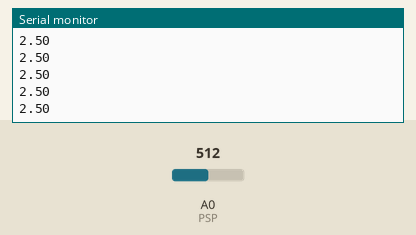
The sketch below on a simulated Arduino Uno, built with avr-gcc and run on an emulated ATmega328P. Shown: the last lines printed to the serial monitor. The inputs (shaded band) are chosen by the test bench; at power-on: A0 (PSP) = 512.

Above: at 1.2 s.
1.3 s: A0 (PSP) set to 716
At 2.2 s:
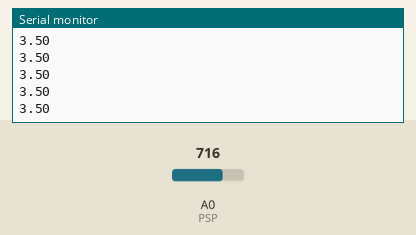
2.8 s: A0 (PSP) set to 900
At 3.4 s:
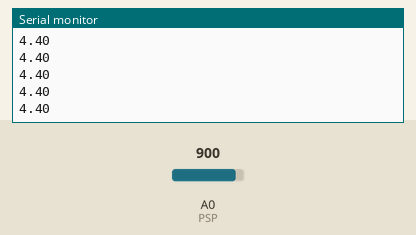
Timing chart, 0 to 5.8 s (numbered marks = the images above; inputs shaded):
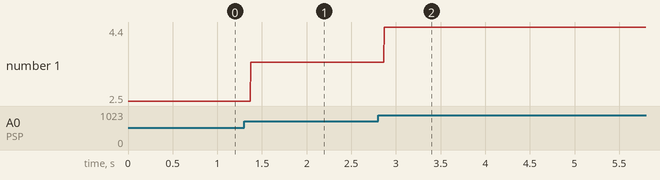

Measured:
- after the input at 1.3 s, the serial monitor: prints a new line after 0.07 s (image 1)
- after the input at 2.8 s, the serial monitor: prints a new line after 0.07 s (image 2)
- plotted number 1: 2.5 → 3.5 after the input at 1.3 s, 3.5 → 4.4 after the input at 2.8 s

The sketch:

sketch_dec10a.ino
```cpp
#define PSP A0

void setup() {
  pinMode(PSP, INPUT);
  Serial.begin(9600);
}

void loop() {
  float voltage = analogRead(PSP) * (5.0 / 1023.0);
  Serial.println(voltage);
}
```
